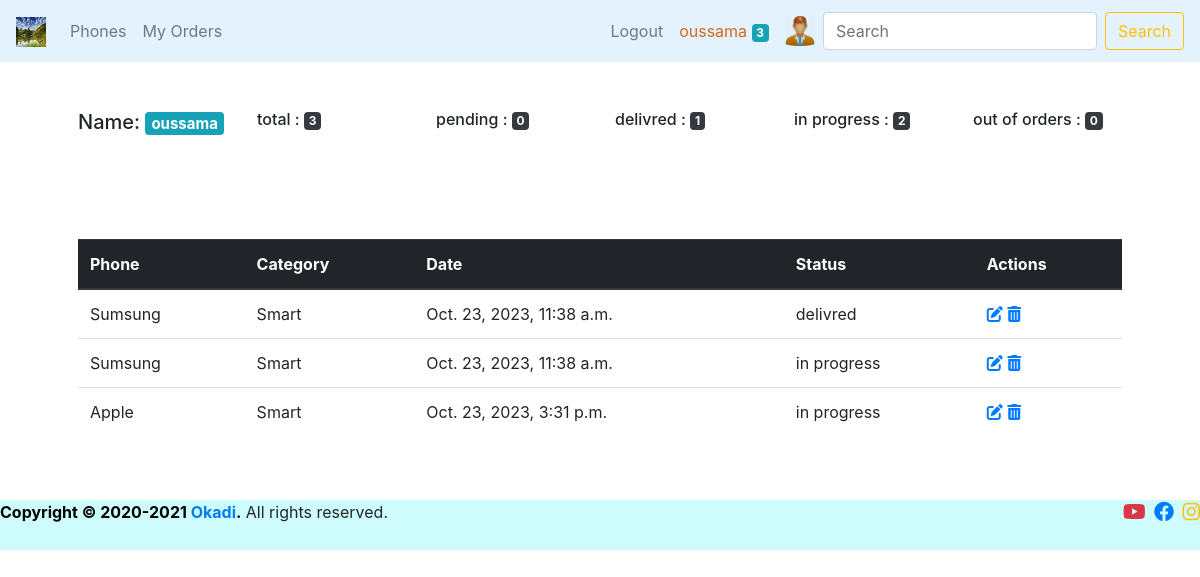
The app's page /profile/ (signed in) with its own data.
### phonestore/models.py (models this page shows, shortened)
class Customer(models.Model):
    user = models.OneToOneField(User, null=True, on_delete=models.CASCADE)
    name = models.CharField(max_length=100, null=True)
    email =models.EmailField(max_length=150, null=True)
    phone = models.CharField(max_length=100, null=True)
    age = models.CharField(max_length=100, null=True)
    date_created = models.DateTimeField(auto_now_add=True, null=True)
    photo = models.ImageField(blank=True, null=True, default='wallpaper1.jpg')
    def __str__(self) :
        return (self.name)

class Order(models.Model):
    STATUS ={
        ('pending', 'pending'),
        ('delivred', 'delivred'),
        ('in progress', 'in progress'),
        ('Out of order', 'Out of order'),
        }
    customer = models.ForeignKey(Customer, null=True, on_delete=models.SET_NULL)
    phone = models.ForeignKey(Phone, null=True, on_delete=models.SET_NULL)
    tags = models.ManyToManyField(Tag)
    date_created = models.DateTimeField(auto_now_add=True, null=True)
    status = models.CharField(max_length=100, null=True, choices=STATUS)

class Phone(models.Model):
    STATUS ={
        ('availabe', 'availabe'),
        ('Out of order', 'Out of order'),
        }
    marque = models.CharField(max_length=100, null=True)
    model = models.CharField(max_length=100, null=True)
    price = models.FloatField(null=True)
    category = models.CharField(max_length=100, null=True)
    tags = models.ManyToManyField(Tag)
    description = models.CharField(max_length=100, null=True)
    date_created = models.DateTimeField(auto_now_add=True, null=True)
    photo = models.ImageField(null=True)
    status = models.CharField(max_length=100, null=True, choices=STATUS)
    def __str__(self) :
        return (self.marque)

### phonestore/views.py (the view)
# urls.py: path('profile/', views.profile, name='profile'),
@login_required(login_url='userlogin')
def profile(request):
    orders = request.user.customer.order_set.all()
    search = Customer.objects.all()
    name = None
    phones= Phone.objects.all()
    total_order = orders.filter().count()
    p_total_orders = orders.filter(status ='pending').count()
    d_total_orders = orders.filter(status ='delivred').count()
    i_total_orders = orders.filter(status ='in progress').count()
    o_total_orders = orders.filter(status ='Out of order').count()
    if 'search_name' in request.GET:
        name = request.GET['search_name']
        if name:
            search = search.filter(name__icontains=name)
            customer=search
    context ={
    'orders' : orders,
    'phones': phones,
    'total_order' : total_order,
    'p_total_orders' : p_total_orders,
    'd_total_orders' : d_total_orders,
    'i_total_orders' : i_total_orders,
    'o_total_orders' : o_total_orders,
    'custom':search,
    }
    return render(request, 'phonestore/profile.html',context, )

### phonestore/templates/phonestore/profile.html (shortened to what this page needs)
{% extends 'phonestore/main.html' %}
{% block content %}
<div class="container  p-5">
  <div class="row ">
    <div class="col ">
      <h5 >  Name: <span class="badge badge-info">{{request.user.customer}}
      </span></h5>
    </div>
    <div class="col">
      <h6>  total  : <span class="badge badge-dark">{{total_order}}</span></h6>
    </div>
    <div class="col">
      <h6>  pending : <span class="badge badge-dark">{{p_total_orders}}</span></h6>
    </div>
    <div class="col">
      <h6 >  delivred : <span class="badge badge-dark">{{d_total_orders}}</span></h6>
    </div>
    <div class="col">
      <h6>  in progress : <span class="badge badge-dark">{{i_total_orders}}</span></h6>
    </div>
    <div class="col">
      <h6>  out of orders : <span class="badge badge-dark">{{o_total_orders}}</span></h6>
    </div>
  </div>
</div>
<div class="container p-5">
      <table class="table ">
        <thead class="thead-dark">
          <tr>
            <th scope="col">Phone</th>
            <th scope="col">Category</th>
            <th scope="col">Date</th>
            <th scope="col">Status</th>
            <th scope="col">Actions</th>
          </tr>
        </thead>
        <tbody>
          {% for item in orders %}
          <tr>
            <td>{{item.phone}}</td>
            <td>{{item.phone.category}}</td>
            <td>{{item.date_created}}</td>
            <td>{{item.status}}</td>
            <td>
              <a href="{% url 'update' item.id %}">
                <i class="fa-solid fa-pen-to-square"></i>
              </a>
              <a href="{% url 'delete' item.id %}">
                <i class="fa-solid fa-trash-can"></i>
              </a>
            </td>
          </tr>
          {% endfor %}
        </tbody>
      </table>
    </div>
{% endblock %}

### phonestore/templates/phonestore/navbar.html (shortened to what this page needs)
{% load static %}
<nav class="navbar navbar-expand-lg navbar-light sticky-top" >
  <a class="navbar-brand" href="/">
    <img src="{% static 'img/wallpaper1.jpg' %}" width="30" height="30" alt="" loading="lazy">
  </a>
    <div class="collapse navbar-collapse" id="navbarSupportedContent">
      <ul class="navbar-nav mr-auto">
          <li class="nav-item">
            <a class="nav-link" href="{% url 'phones' %}">Phones</a>
          </li>
          <li class="nav-item">
            <a class="nav-link" href="{% url 'profile' %}">My Orders</a>
          </li>
      </ul>
      {% if request.user.is_authenticated %}
      <ul class="navbar-nav ">
        <li class="nav-item">
          <a class="nav-link" href="{% url 'userlogout' %}">Logout</a>
        </li>
      </ul>
      {% endif %}
      <ul class="navbar-nav ">
        <li class="nav-item">
          <a class="nav-link" style="color: chocolate;" href="{% url 'profile_info' %}">{{request.user}}
            <span class="badge badge-info">{{total_order}}</span></a>
        </li>
      </ul>
      {% if request.user.is_authenticated %}
      <ul class="navbar-nav ">
        <li class="nav-item">
          <a class="nav-link"><img src="{{request.user.customer.photo.url}}"  alt="AVATAR" width="30" height="30" alt="" loading="lazy">
          </a>
        </li>
      </ul>
          <form method="GET" action="{% url 'dashboard' %}"  class="form-inline my-2 my-lg-0">
            <input class="form-control mr-sm-2" type="search" name="search_name" placeholder="Search" aria-label="Search">
            <button class="btn btn-outline-warning my-2 my-sm-0" type="submit">Search</button>
          </form>
          {% endif %}
    </div>
  </nav>

### static/css/style.css (style rules this page uses)
.navbar { background-color: #e3f2fd; }

### records on screen
Order: phone "Sumsung", phone.category "Smart", date_created "Oct. 23, 2023, 11:38 a.m.", status "delivred"
Order: phone "Sumsung", phone.category "Smart", date_created "Oct. 23, 2023, 11:38 a.m.", status "in progress"
Order: phone "Apple", phone.category "Smart", date_created "Oct. 23, 2023, 3:31 p.m.", status "in progress"

### other values on screen
{{ request.user }} "oussama"
{{ total_order }} "3"
{{ request.user.customer }} "oussama"
{{ p_total_orders }} "0"
{{ d_total_orders }} "1"
{{ i_total_orders }} "2"
{{ o_total_orders }} "0"
